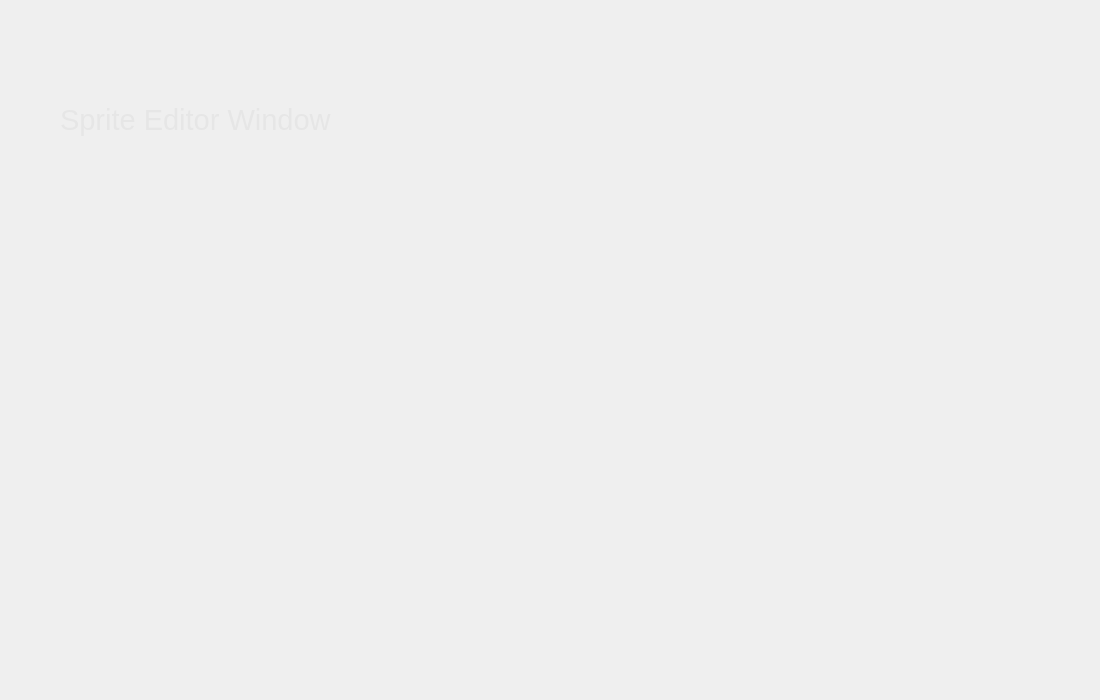
<?xml version="1.0" encoding="UTF-8"?>
<ui version="4.0">
 <class>SpriteEditorWindow</class>
 <widget class="QWidget" name="SpriteEditorWindow">
  <property name="geometry">
   <rect>
    <x>0</x>
    <y>0</y>
    <width>1100</width>
    <height>700</height>
   </rect>
  </property>
  <property name="windowTitle">
   <string>Form</string>
  </property>
  <widget class="QLabel" name="label">
   <property name="geometry">
    <rect>
     <x>60</x>
     <y>70</y>
     <width>301</width>
     <height>101</height>
    </rect>
   </property>
   <property name="styleSheet">
    <string notr="true">color: rgb(230, 230, 230);</string>
   </property>
   <property name="text">
    <string>&lt;html&gt;&lt;head/&gt;&lt;body&gt;&lt;p&gt;&lt;span style=&quot; font-size:22pt;&quot;&gt;Sprite Editor Window&lt;/span&gt;&lt;/p&gt;&lt;/body&gt;&lt;/html&gt;</string>
   </property>
  </widget>
 </widget>
 <resources/>
 <connections/>
</ui>
